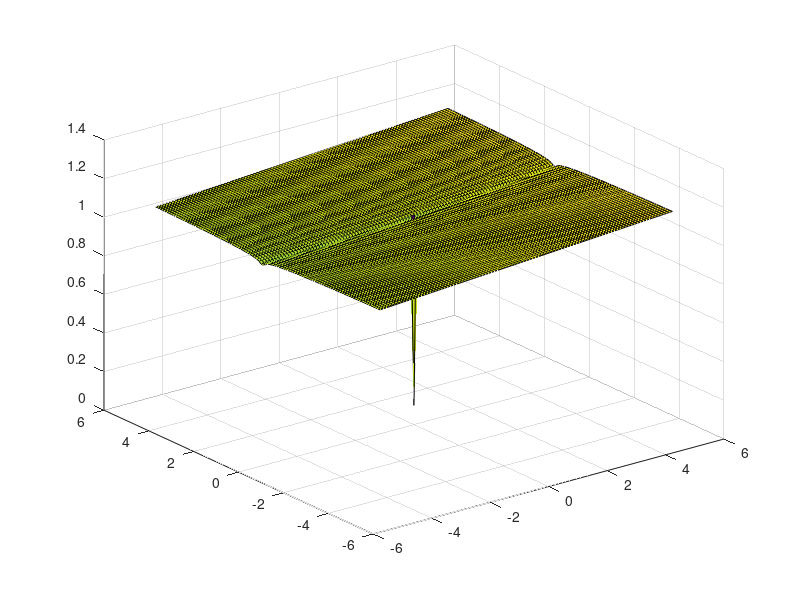

Recreate this plot in MATLAB.
% To plot the following equation where -5<=x1<=5 and -5<=x2<=5
% f(x1,x2)=(|x2-0.01*x1^2|)^(1/100)+0.01*(x1+10)

[x1,x2]=meshgrid(-5:0.1:5, -5:0.1:5);
f=nthroot(abs(x2-0.01*(x1.^2)),100)+0.01*(x1+10);
surf(x1,x2,f);